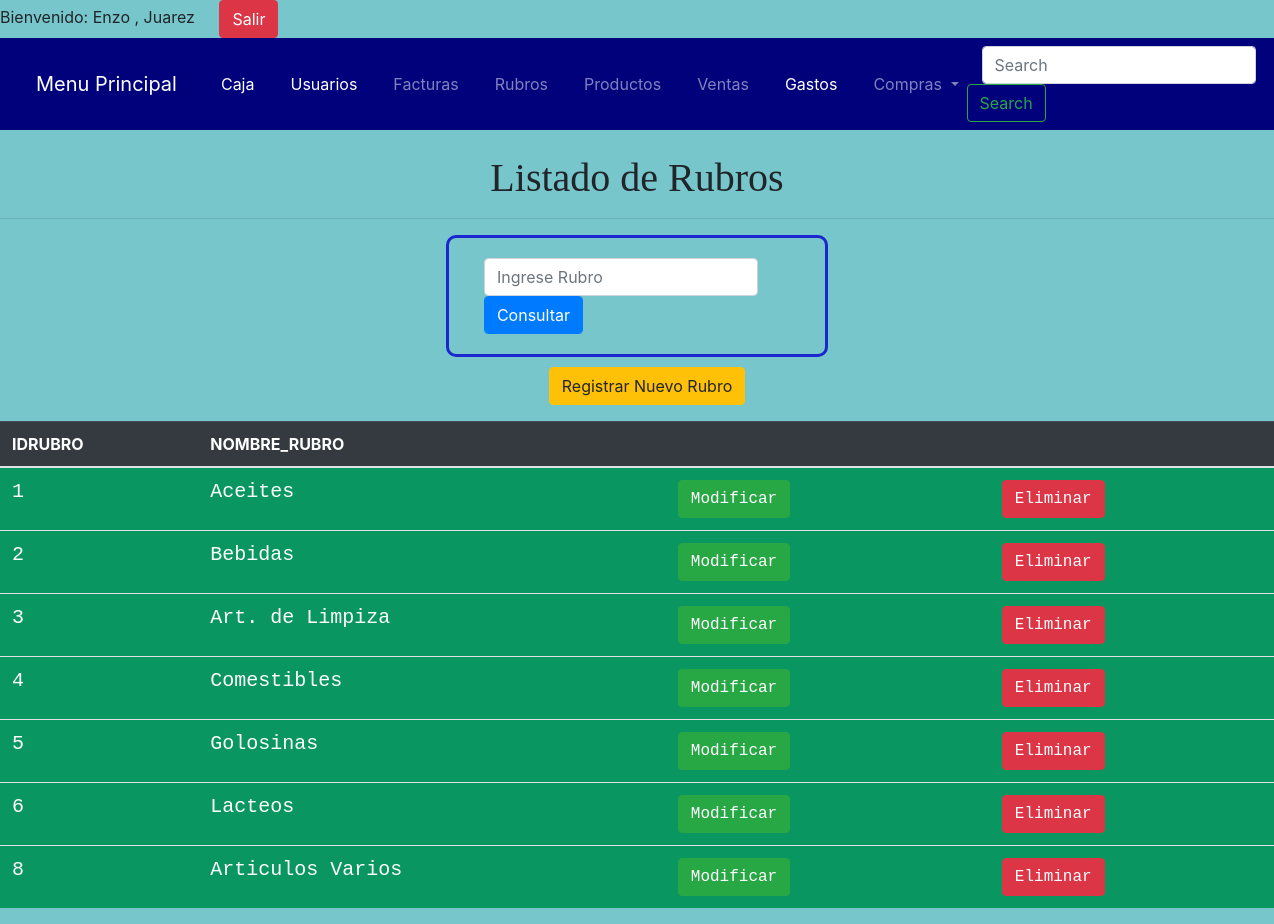
/negocio/rubros/index.php (signed in), run on the app's committed database.
### tables this page shows
CREATE TABLE `rubros` (
  `idrubro` int(11) NOT NULL,
  `nombrerubros` varchar(50) NOT NULL
);

### negocio/conexion.php (called while the page is built, shortened)
<?php
    class conexion{
        public function __construct() {
            $this->con = new mysqli("localhost","root","","negocio");
        }
    }
?>

### negocio/rubros/class.php (the view, shortened to what this page needs)
<?php
include '../conexion.php';
class registros2 extends conexion{
    public function datos2() {
        $this->consulta=$this->con->query("SELECT * FROM rubros");
        while($this->recorrido = $this->consulta->fetch_array()){
            ?>
            <tr>
                <td><?php echo $this->recorrido['idrubro']; ?></td>
                <td><?php echo $this->recorrido['nombrerubros']; ?></td>
                <td><a class="btn btn-success" href="formularioUpdateR.php?idr=
                       <?php echo $this->recorrido['idrubro']; ?>">Modificar</a></td>
                <td><a class="btn btn-danger" href="formularioEliminarR.php?idr=
                       <?php echo $this->recorrido['idrubro']; ?>">Eliminar</a></td>
            </tr>
    <?php
        }
    }
}
            ?>

### negocio/config/sesion.php (shortened to what this page needs)
<?php
    if(isset($_SESSION['user'])){
        echo $_SESSION['nom'];
        echo '    <a href="../config/salir.php" class="btn btn-danger">Salir</a>';
    } else {
        header("location:../usuarios/index.php?pagina=1");
    }
?>

### negocio/rubros/index.php (shortened to what this page needs)
<?php include '../config/sesion.php' ?>
<html>
    <head>
        <?php include '../config/head.php'; ?>
    </head>
    <body>
        <?php include '../config/menu.php';?>
        <br>
        <h1 class="text-center">Listado de Rubros</h1>
        <hr>
        <form id="busqueda" action="index.php" method="GET">
            <div class="form-inline">
                <input class="form-control" type="text" name="buscar" placeholder="Ingrese Rubro" required="">
                <input class="form-control btn btn-primary" type="submit" value="Consultar">
            </div>
        </form>
        <p class="text-center"><a href="formularioRubro.php" class="btn btn-warning text-center">Registrar Nuevo Rubro</a></p>
        <table class="table table-atriped table-borderred">
            <thead class="table-dark">
                <tr>
                    <th>IDRUBRO</th>
                    <th>NOMBRE_RUBRO</th>
                    <th></th>
                    <th></th>
                </tr>
            </thead>
            <tbody>
                <?php
                include 'class.php';
                if(isset($_GET['buscar'])){
                   $objetoConsulta3 = new registros3();
                   $objetoConsulta3->datos3($_GET['buscar']);
                } else {
                   $objetoConsulta2 = new registros2();
                   $objetoConsulta2->datos2();
                }
                ?>
            </tbody>
        </table>
    </body>
</html>

### negocio/config/head.php (shortened to what this page needs)
<link rel="stylesheet" type="text/css" href="../bootstrap.css">
<link rel="stylesheet" type="text/css" href="../css/estilos.css">

### negocio/config/menu.php (shortened to what this page needs)
<nav class="navbar navbar-expand-lg navbar-dark"style="background: #01027b">
  <a class="navbar-brand" href="#">Menu Principal</a>
  <div class="collapse navbar-collapse" id="navbarSupportedContent">
    <ul class="navbar-nav mr-auto">
        <li class="nav-item active">
          <a class="nav-link" href="../caja/">Caja</a>
      </li>
      <li class="nav-item active">
          <a class="nav-link" href="../usuarios/index.php?pagina=1">Usuarios</a>
      </li>
      <li class="nav-item">
          <a class="nav-link" href="../facturas/index.php?pagina=1">Facturas</a>
      </li>
      <li class="nav-item">
          <a class="nav-link" href="../rubros/">Rubros</a>
      </li>
      <li class="nav-item">
          <a class="nav-link" href="../productos/index.php?pagina=1">Productos</a>
      </li>
      <li class="nav-item">
          <a class="nav-link" href="../ventas/">Ventas</a>
      </li>
      <li class="nav-item active">
          <a class="nav-link" href="../gastos/index.php?pagina=1">Gastos</a>
      </li>
      <li class="nav-item dropdown">
        <a class="nav-link dropdown-toggle" href="#" id="navbarDropdown" role="button" data-toggle="dropdown" aria-haspopup="true" aria-expanded="false">
          Compras
        </a>
      </li>
    </ul>
    <form class="form-inline my-2 my-lg-0">
      <input class="form-control mr-sm-2" type="search" placeholder="Search" aria-label="Search">
      <button class="btn btn-outline-success my-2 my-sm-0" type="submit">Search</button>
    </form>
  </div>
</nav>

### negocio/css/estilos.css (style rules this page uses)
body { background: #76c6cb; }
h1 { font-family: Times New Roman; }
td { font-family: Courier, "Lucida Console", monospace; background: #099661; color: white; font-size: 20px; }
form { margin: 10px auto; }

### negocio/rubros/index.php (style rules this page uses)
form#busqueda { width: 30%; margin: 10px auto; border: 3px #1c26cf solid; padding: 20px; border-radius: 10px; -moz-border-radius: 10px; -webkit-border-radius: 10px; }
a { margin-left: 20px }
input { margin-left: 15px }

### data on the page
rubros: idrubro "1", nombrerubros "Aceites"
rubros: idrubro "2", nombrerubros "Bebidas"
rubros: idrubro "3", nombrerubros "Art. de Limpiza"
rubros: idrubro "4", nombrerubros "Comestibles"
rubros: idrubro "5", nombrerubros "Golosinas"
rubros: idrubro "6", nombrerubros "Lacteos"
rubros: idrubro "8", nombrerubros "Articulos Varios"

### other printed values
$_SESSION['nom'] "Enzo , Juarez"
